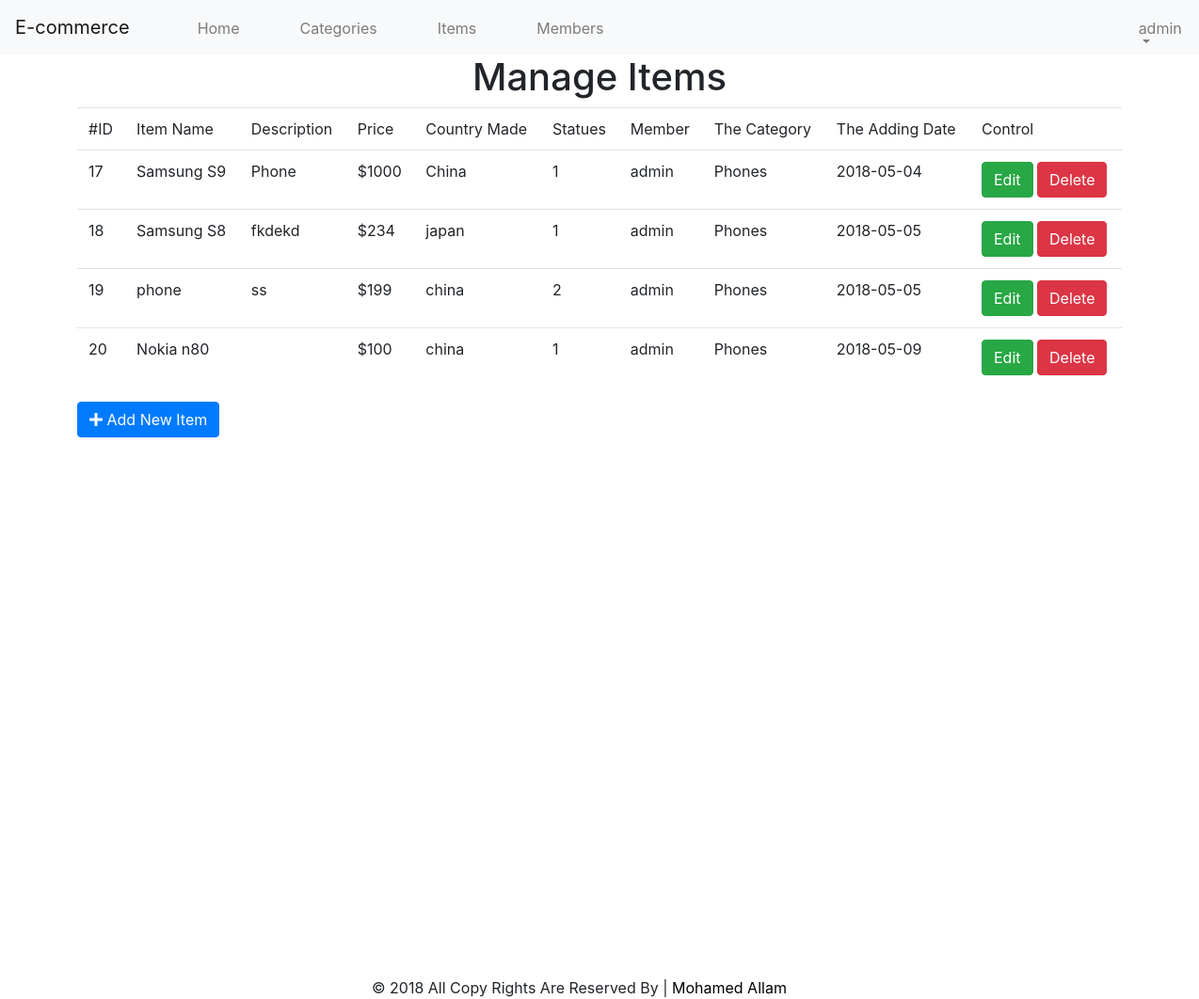
/ecommerce/admin/items.php (signed in), run on the app's committed database.
### tables this page shows
CREATE TABLE `items` (
  `Item_Id` int(11) NOT NULL,
  `Name` varchar(255) NOT NULL,
  `Description` varchar(255) NOT NULL,
  `Price` varchar(255) NOT NULL,
  `Add_Date` date NOT NULL,
  `Country_Made` varchar(255) NOT NULL,
  `Image` varchar(255) NOT NULL,
  `Statues` varchar(255) NOT NULL,
  `Rating` smallint(11) NOT NULL,
  `Cat_Id` int(11) NOT NULL,
  `Member_Id` int(11) NOT NULL
);

CREATE TABLE `users` (
  `userID` int(11) NOT NULL,
  `Username` varchar(255) NOT NULL,
  `Password` varchar(255) NOT NULL,
  `Email` varchar(255) NOT NULL,
  `FullName` text NOT NULL,
  `GroupID` int(11) NOT NULL DEFAULT '0' COMMENT 'admin or member (0 for members)',
  `TrustStatues` int(11) NOT NULL DEFAULT '0' COMMENT 'seller rank',
  `RegStatues` int(11) NOT NULL DEFAULT '0' COMMENT 'User Approval ',
  `Date` date NOT NULL
);

CREATE TABLE `categories` (
  `ID` int(11) NOT NULL,
  `Name` varchar(255) NOT NULL,
  `Description` varchar(255) NOT NULL,
  `Ordering` int(11) DEFAULT NULL,
  `Visablity` tinyint(4) NOT NULL DEFAULT '0',
  `Allow_Comment` tinyint(4) NOT NULL DEFAULT '0',
  `Allow_Ads` tinyint(4) NOT NULL DEFAULT '0'
);

### ecommerce/admin/items.php (the view, shortened to what this page needs)
<?php
   if (isset($_SESSION['loggedin']))
   {
   include ('init.php');
   $do = isset($_GET['do'])?$_GET['do'] : 'Manage';
   if ($do == 'Manage')
   {
      $stmt = $connection->prepare("SELECT items.*,categories.Name as Category_name,users.Username as item_user from items INNER join categories on categories.ID = items.Cat_Id INNER join users on users.userID = items.Member_Id ");
      $stmt->execute();
      $rows = $stmt->fetchAll();
       ?>
       <h1 class="text-center">Manage Items</h1>
       <div class="container">
         <div class="table-responsive">
            <table class="table">
               <tr>
                  <td>#ID</td>
                  <td>Item Name</td>
                  <td>Description</td>
                  <td>Price</td>
                  <td>Country Made</td>
                  <td>Statues</td>
                  <td>Member</td>
                  <td>The Category</td>
                  <td>The Adding Date</td>
                  <td>Control</td>
               </tr>
               <?php
               foreach($rows as $row)
               {
                  echo "<tr>";
                  echo "<td>" . $row['Item_Id'] . "</td>";
                  echo "<td>" . $row['Name'] . "</td>";
                  echo "<td>" . $row['Description'] . "</td>";
                  echo "<td>" . $row['Price'] . "</td>";
                  echo "<td>" . $row['Country_Made'] . "</td>";
                  echo "<td>" . $row['Statues'] . "</td>";
                  echo "<td>" . $row['item_user'] . "</td>";
                  echo "<td>" . $row['Category_name'] . "</td>";
                  echo "<td>" . $row['Add_Date'] . "</td>";
                  echo '<td>' . '<a href="items.php?do=Edit&itemid='. $row['Item_Id'] . '"class="btn btn-success">Edit</a>' . ' ' . '<a href="items.php?do=Delete&itemid='. $row['Item_Id'] . '"class="btn btn-danger">Delete</a>' ;
                  echo'</td>';
                  echo "</tr>";
               }
               ?>
            </table>
         </div>
         <a href="items.php?do=Add" class="btn btn-primary"><i class="fa fa-plus"></i> Add New Item</a>
       </div>
    <?php
   }
   include $temp . "footer.php";
   }else {
    header('location:index.php');
    exit();
   }
   ?>

### ecommerce/admin/include/templates/header.php (shortened to what this page needs)
<!DOCTYPE html>
    <html>
        <head>
            <link rel="stylesheet" href="<?php echo $css ;?>bootstrap.min.css"/>
            <link rel="stylesheet" href="https://cdnjs.cloudflare.com/ajax/libs/font-awesome/4.7.0/css/font-awesome.min.css">
            <link rel="stylesheet" href="<?php echo $css ;?>style.css"/>
            <link href="https://maxcdn.bootstrapcdn.com/font-awesome/4.7.0/css/font-awesome.min.css" rel="stylesheet">
            <link rel="stylesheet" href="<?php echo $css ;?>fontawesome-all.min.css"/>
            <link rel="stylesheet" href="<?php echo $css ;?>fa-brands.min.css"/>
            <link rel="stylesheet" href="<?php echo $css ;?>fa-regular.min.css"/>
            <link rel="stylesheet" href="<?php echo $css ;?>fa-solid.min.css"/>
        </head>
        <body>

### ecommerce/admin/init.php (shortened to what this page needs)
<?php
 $temp = 'include/templates/';
 $css = 'layout/css/';
 include $temp . 'header.php';
 if (!isset($noNavbar)){
  include $temp . 'navbar.php';
 }
?>

### ecommerce/admin/include/templates/navbar.php (shortened to what this page needs)
<nav class="navbar navbar-expand-lg navbar-light bg-light">
  <a class="navbar-brand" href="#">E-commerce</a>
  <div class="collapse navbar-collapse" id="navbarNavDropdown">
    <ul class="navbar-nav">
        <a class="nav-link" href="dashboard.php">Home <span class="sr-only">(current)</span></a>
      <li class="nav-item">
        <a class="nav-link" href="categories.php">Categories</a>
      </li>
      <li class="nav-item">
        <a class="nav-link" href="items.php">Items</a>
      </li>
      <li class="nav-item">
        <a class="nav-link" href="members.php">Members</a>
      </li>
      <li class="nav-item dropdown" id="droping">
        <a class="nav-link dropdown-toggle" href="#" id="navbarDropdownMenuLink" data-toggle="dropdown" aria-haspopup="true" aria-expanded="false">
         <?php echo $_SESSION['loggedin'] ;?>
        </a>
      </li>
    </ul>
  </div>
</nav>

### ecommerce/admin/include/templates/footer.php (shortened to what this page needs)
<div class="footer">
     <footer>&copy 2018 All Copy Rights Are Reserved By | <span><a href="http://www.facebook.com/iam.ok.1999" target="_blank">Mohamed Allam</a></span></footer>
</div>
</body>
</html>

### ecommerce/admin/layout/css/style.css (style rules this page uses)
* { transition: 0.5s; }
body { margin: 0; padding: 0; background: url("../images/551326.jpg") no-repeat; }
a { text-decoration: none; color: black; }
footer { margin-top: 45%; margin-left: 31%; }

### ecommerce/admin/include/templates/navbar.php (style rules this page uses)
.dropdown { position: relative; display: inline-block; }
.navbar-expand-lg .navbar-nav .nav-link { padding-right: .5rem; padding-left: 3.5rem; padding-top: 10px; }
#droping { position: absolute; margin-left:1000px; }

### data on the page
items: Item_Id "17", Name "Samsung S9", Description "Phone", Price "$1000", Country_Made "China", Statues "1", Member_Id.Username "admin", Cat_Id.Name "Phones", Add_Date "2018-05-04"
items: Item_Id "18", Name "Samsung S8", Description "fkdekd", Price "$234", Country_Made "japan", Statues "1", Member_Id.Username "admin", Cat_Id.Name "Phones", Add_Date "2018-05-05"
items: Item_Id "19", Name "phone", Description "ss", Price "$199", Country_Made "china", Statues "2", Member_Id.Username "admin", Cat_Id.Name "Phones", Add_Date "2018-05-05"
items: Item_Id "20", Name "Nokia n80", Price "$100", Country_Made "china", Statues "1", Member_Id.Username "admin", Cat_Id.Name "Phones", Add_Date "2018-05-09"

### other printed values
$_SESSION['loggedin'] "admin"
